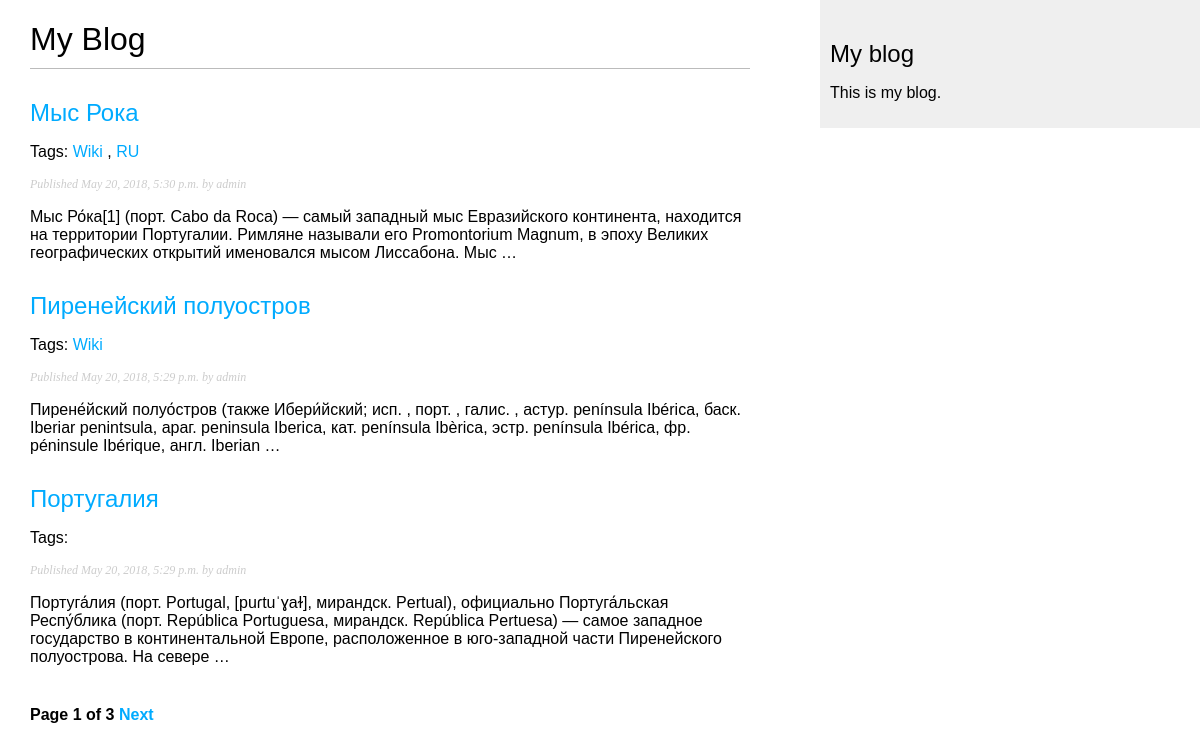
Screenshot of /blog/ with the database file from the repository.
### blog/models.py (models this page shows, shortened)
class Post(models.Model):
    STATUS_CHOISES = (
        ('draft', 'Draft'),
        ('published', 'Published')
    )
    title = models.CharField(max_length=250)
    slug = models.SlugField(max_length=250, unique_for_date='publish')
    author = models.ForeignKey(User, related_name='blog_post')
    body = models.TextField()
    publish = models.DateTimeField(default=timezone.now)
    created = models.DateTimeField(auto_now_add=True)
    updated = models.DateTimeField(auto_now=True)
    status = models.CharField(max_length=10, choices=STATUS_CHOISES, default='draft')
    objects = models.Manager()
    published = PublishedManager()
    tags = TaggableManager()
    class Meta:
        ordering = ('-publish',)
    def get_absolute_url(self):
        return reverse('blog:post_detail',
                       args=[self.publish.year,
                             self.publish.strftime('%m'),
                             self.publish.strftime('%d'),
                             self.slug])

### blog/views.py (the view)
# urls.py: url(r'^tag/(?P<tag_slug>[-\w]+)/$', views.post_list, name='post_list_by_tag'),
def post_list(request, tag_slug=None):
    object_list = Post.published.all()
    paginator = Paginator(object_list, 3)
    page = request.GET.get('page')
    tag = None
    if tag_slug:
        tag = get_object_or_404(Tag, slug=tag_slug)
        object_list = object_list.filter(tags__in=[tag])
    try:
        posts = paginator.page(page)
    except PageNotAnInteger:
        posts = paginator.page(1)
    except EmptyPage:
        posts = paginator.page(paginator.num_pages)
    return render(request,
                  'blog/post/list.html',
                  {'page': page,
                   'posts': posts,
                   'tag': tag})

### blog/models.py (called while the page is built)
    def get_queryset(self):
        return super(PublishedManager, self).get_queryset().filter(status='published')

### blog/templates/blog/post/list.html (shortened to what this page needs)
{% extends "blog/base.html" %}
{% block content %}
<h1>My Blog</h1>
{% for post in posts %}
    <h2>
        <a href="{{ post.get_absolute_url }}">
            {{ post.title }}
        </a>
    </h2>
        <p class="tags">Tags:
            {% for tag in post.tags.all %}
                    <a href="{% url "blog:post_list_by_tag" tag.slug %}">
                        {{ tag.name }}
                    </a>
                {% if not forloop.last %}, {% endif %}
            {% endfor %}
        </p>
        <p class="date">
            Published {{ post.publish }} by {{ post.author }}
        </p>
    {{ post.body|truncatewords:30|linebreaks }}
{% endfor %}
    {% include "blog/pagination.html" with page=posts %}
{% endblock %}

### blog/static/css/blog.css (style rules this page uses)
body { margin:0; padding:0; font-family:helvetica, sans-serif; }
a { color:#00abff; text-decoration:none; }
h1 { font-weight:normal; border-bottom:1px solid #bbb; padding:0 0 10px 0; }
h2 { font-weight:normal; margin:30px 0 0; }
p.date { color:#ccc; font-family: georgia, serif; font-size: 12px; font-style: italic; }

### rows the page displays
Post: title "Мыс Рока", publish "May 20, 2018, 5:30 p.m.", author "admin", body "Мыс Ро́ка[1] (порт. Cabo da Roca) — самый западный мыс Евразийского континента, находится на территории Португалии. Римляне называли его Promontorium Magnum, в эпоху Великих географических открытий именовался мысом Лиссабона. Мыс …"
Tag: name "Wiki"
Tag: name "RU"
Post: title "Пиренейский полуостров", publish "May 20, 2018, 5:29 p.m.", author "admin", body "Пирене́йский полуо́стров (также Ибери́йский; исп. , порт. , галис. , астур. península Ibérica, баск. Iberiar penintsula, араг. peninsula Iberica, кат. península Ibèrica, эстр. península Ibérica, фр. péninsule Ibérique, англ. Iberian …"
Post: title "Португалия", publish "May 20, 2018, 5:29 p.m.", author "admin", body "Португа́лия (порт. Portugal, [puɾtuˈɣaɫ], мирандск. Pertual), официально Португа́льская Респу́блика (порт. República Portuguesa, мирандск. República Pertuesa) — самое западное государство в континентальной Европе, расположенное в юго-западной части Пиренейского полуострова. На севере …"

### other values shown
{{ page.number }} "1"
{{ page.paginator.num_pages }} "3"
